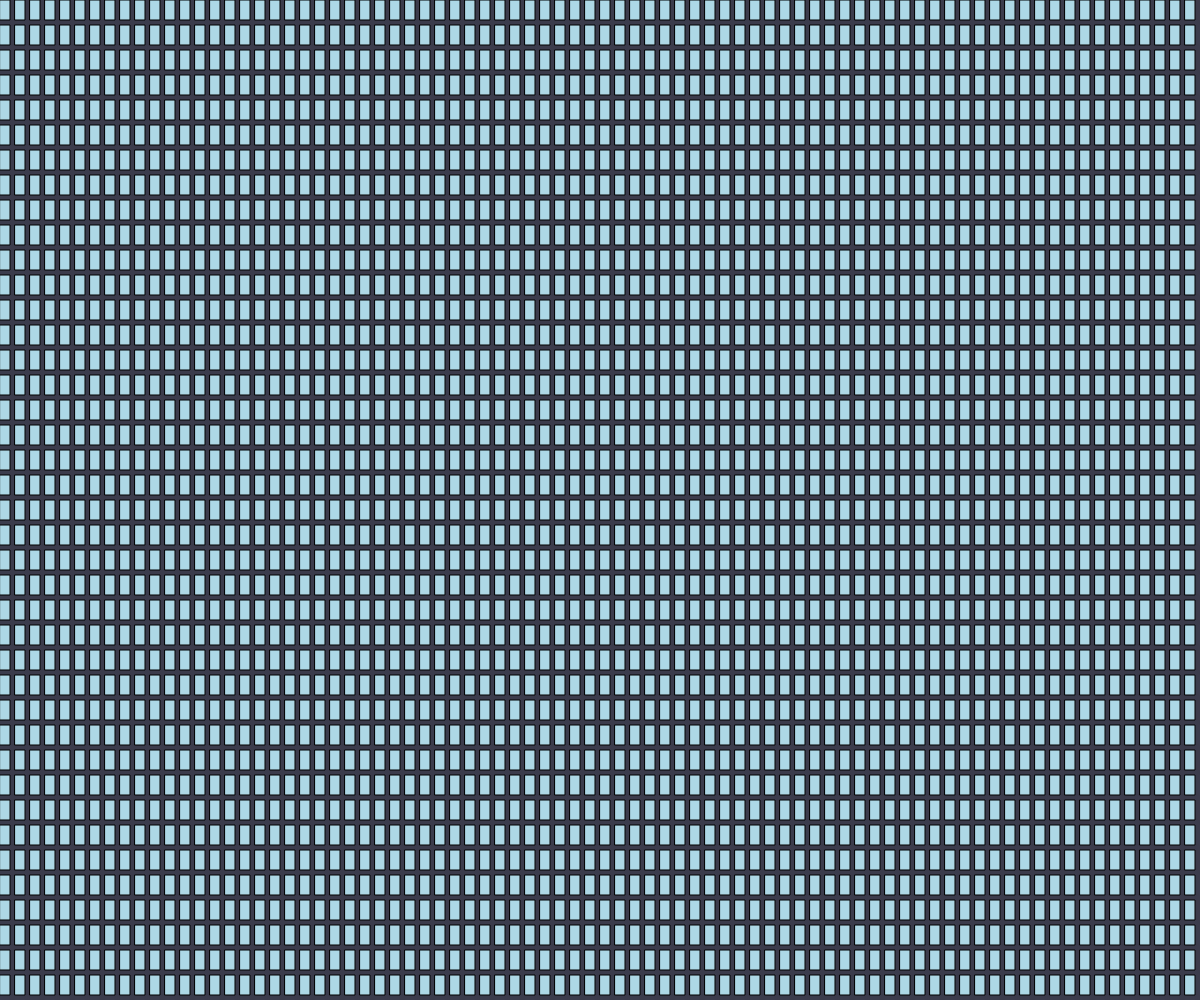
Frame 1 (no input)
Frame 60 (no input): identical to frame 1, image omitted
Frame 120 (the mouse pressed at the canvas centre since frame 60): identical to frame 1, image omitted

The p5.js sketch that drew this single still picture (run headless with seeded random() and noise() and a simulated clock; from frame 60 on, the mouse is pressed at the canvas centre):

// p5.js sketch
// ── sketch.js
function setup() {
  createCanvas(windowWidth, windowHeight);
}

function draw() {
  background("#3b3c4c");
  fill("lightblue");

  let columns = windowWidth / 15;
  let rows = windowHeight / 25;

  for (let i = 0; i < columns; i++) {
    for (let j = 0; j < rows; j++) {
      rect(i * 15, j * 25, 10, 20);
    }
  }
}
